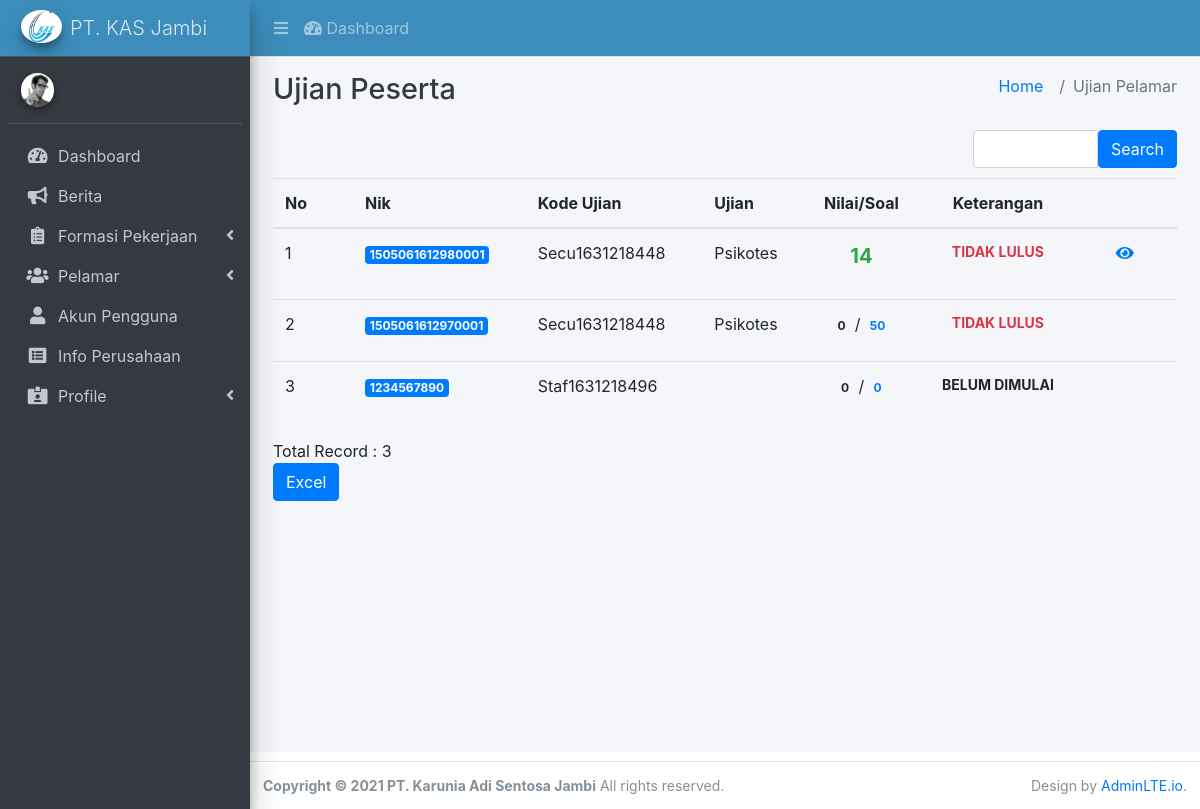
The app's page /index.php/admin/pelamar_jawaban with its own data.
### tables this page shows
CREATE TABLE IF NOT EXISTS `perusahaan` (
  `id` int(11) NOT NULL AUTO_INCREMENT,
  `lokasi` varchar(100) NOT NULL,
  `judul` text DEFAULT NULL,
  `deskripsi` text DEFAULT NULL,
  PRIMARY KEY (`id`)
);

CREATE TABLE IF NOT EXISTS `pelamar` (
  `nik` varchar(26) NOT NULL,
  `id_posisi` int(11) NOT NULL,
  `nama` varchar(100) NOT NULL,
  `jenis_kelamin` enum('Pria','Wanita') NOT NULL,
  `status` varchar(100) NOT NULL,
  `pekerjaan` varchar(100) NOT NULL,
  `tinggi_badan` int(3) NOT NULL,
  `berat_badan` int(3) NOT NULL,
  `email` varchar(100) NOT NULL,
  `hp` varchar(21) NOT NULL,
  `alamat` text NOT NULL,
  `username` varchar(35) NOT NULL,
  `password` varchar(100) NOT NULL,
  PRIMARY KEY (`nik`),
  UNIQUE KEY `username` (`username`)
);

### application/controllers/admin/Pelamar_jawaban.php (called while the page is built, shortened)
<?php
class Pelamar_jawaban extends CI_Controller
{
    private $container = "admin/container";
    private $defaultPageAttribute = array(
                        'title' => "Home",
                        'subtitle' => array("Home", "Ujian Pelamar"),
                        'bootstraps' => array(),
                        'scripts' => array(),
                        'content' => "admin/",
                        );
    function __construct()
    {
        $this->load->model('Pelamar_jawaban_model');
        $this->load->model('Soal_ujian_model');
        $this->load->model('Pelamar_model');
        $this->load->model('Jadwal_ujian_model');
        $this->load->library('form_validation');
    }
    public function index()
    {
        $q = urldecode($this->input->get('q', TRUE));
        $start = intval($this->input->get('start'));
        if ($q <> '') {
            $config['base_url'] = base_url() . 'admin/Pelamar_jawaban/index?q=' . urlencode($q);
            $config['first_url'] = base_url() . 'admin/Pelamar_jawaban/index?q=' . urlencode($q);
        } else {
            $config['base_url'] = base_url() . 'admin/Pelamar_jawaban/index';
            $config['first_url'] = base_url() . 'admin/Pelamar_jawaban/index';
        }
        $config['per_page'] = 10;
        $config['page_query_string'] = TRUE;
        $config['total_rows'] = $this->Pelamar_jawaban_model->total_rows_jadwal($q);
        $pelamar_jawaban = $this->Pelamar_jawaban_model->get_data_jadwal($config['per_page'], $start, $q);
        $this->load->library('pagination');
        $this->pagination->initialize($config);
        $this->defaultPageAttribute['content'] = "admin/pelamar_jawaban/pelamar_jawaban_list";
        $this->defaultPageAttribute['title'] = "Ujian Peserta";
        foreach ($pelamar_jawaban as $key => $jadwal) {
            $jadwal->total_soal = $this->db->query("SELECT COUNT(soal_ujian.id) AS total FROM soal_ujian WHERE soal_ujian.kode_soal = '".$jadwal->kode_soal."'")->row()->total;
            $jadwal->soal_terjawab = $this->db->query("SELECT COUNT(pelamar_jawaban.id) AS total FROM pelamar_jawaban WHERE pelamar_jawaban.nik='".$jadwal->nik."' AND pelamar_jawaban.id_soal IN (SELECT soal_ujian.id FROM soal_ujian WHERE soal_ujian.kode_soal = '".$jadwal->kode_soal."')")->row()->total;
            $jadwal->jawaban_benar = $this->db->query("SELECT COUNT(a.id) AS total FROM pelamar_jawaban a LEFT OUTER JOIN soal_ujian b ON a.id_soal = b.id WHERE a.jawaban=b.jawaban AND a.nik = '".$jadwal->nik."' AND b.kode_soal = '".$jadwal->kode_soal."'")->row()->total;
            if ($jadwal->jawaban_benar >= 1 && $jadwal->total_soal >= 1) {
                $jadwal->score = round(($jadwal->jawaban_benar / $jadwal->total_soal) * 100, 0);
                if($jadwal->score >= $jadwal->standar_nilai){
                    $jadwal->keterangan = "LULUS";
                }else {
                    $jadwal->keterangan = "TIDAK LULUS";
                }
            } elseif ($jadwal->total_soal >= 1) {
                $jadwal->keterangan = "TIDAK LULUS";
            } elseif ($jadwal->jawaban_benar >= 1) {
                $jadwal->score = 0;
                $jadwal->keterangan = NULL;
            }else {
                $jadwal->keterangan = NULL;
            }
        }
        $data = array(
            'pelamar_jawaban_data' => $pelamar_jawaban,
            'q' => $q,
            'pagination' => $this->pagination->create_links(),
            'total_rows' => $config['total_rows'],
            'start' => $start,
            'PageAttribute' => $this->defaultPageAttribute
        );
        $this->load->view($this->container, $data);
    }
}

### index.php (called while the page is built, shortened)
<?php
require_once BASEPATH.'core/CodeIgniter.php';

### application/config/config.php (called while the page is built, shortened)
<?php
$config['base_url'] = ((isset($_SERVER['HTTPS']) && $_SERVER['HTTPS'] == "on") ? "https" : "http");
$config['base_url'] .= "://".$_SERVER['HTTP_HOST'];
$config['base_url'] .= preg_replace('@/+$@','',dirname($_SERVER['SCRIPT_NAME'])).'/';
$config['index_page'] = '';
$config['uri_protocol']	= 'REQUEST_URI';
$config['url_suffix'] = '';
$config['language']	= 'english';
$config['charset'] = 'UTF-8';
$config['enable_hooks'] = FALSE;
$config['subclass_prefix'] = 'MY_';
$config['composer_autoload'] = FALSE;
$config['permitted_uri_chars'] = 'a-z 0-9~%.:_\-';
$config['enable_query_strings'] = FALSE;
$config['controller_trigger'] = 'c';
$config['function_trigger'] = 'm';
$config['directory_trigger'] = 'd';
$config['allow_get_array'] = TRUE;
$config['log_threshold'] = 0;
$config['log_path'] = '';
$config['log_file_extension'] = '';
$config['log_file_permissions'] = 0644;
$config['log_date_format'] = 'Y-m-d H:i:s';
$config['error_views_path'] = '';
$config['cache_path'] = '';
$config['cache_query_string'] = FALSE;
$config['encryption_key'] = '';
$config['sess_driver'] = 'files';
$config['sess_cookie_name'] = 'ci_session';
$config['sess_expiration'] = 7200;
$config['sess_save_path'] = NULL;
$config['sess_match_ip'] = FALSE;
$config['sess_time_to_update'] = 300;
$config['sess_regenerate_destroy'] = FALSE;
$config['cookie_prefix']	= '';
$config['cookie_domain']	= '';
$config['cookie_path']		= '/';
$config['cookie_secure']	= FALSE;
$config['cookie_httponly'] 	= FALSE;
$config['standardize_newlines'] = FALSE;
$config['global_xss_filtering'] = FALSE;
$config['csrf_protection'] = FALSE;
$config['csrf_token_name'] = 'csrf_test_name';
$config['csrf_cookie_name'] = 'csrf_cookie_name';
$config['csrf_expire'] = 7200;
$config['csrf_regenerate'] = TRUE;
$config['csrf_exclude_uris'] = array();
$config['compress_output'] = FALSE;
$config['time_reference'] = 'local';
$config['rewrite_short_tags'] = FALSE;
$config['proxy_ips'] = '';

### application/models/Pelamar_jawaban_model.php (called while the page is built, shortened)
<?php
class Pelamar_jawaban_model extends CI_Model
{
    public $order = 'DESC';
    function total_rows_jadwal($q = NULL) {
        $this->db->from("pelamar_jadwal_overview");
        return $this->db->count_all_results();
    }
    function get_data_jadwal($limit, $start = 0, $q = NULL) {
        $this->db->order_by("nik", $this->order);
        $this->db->limit($limit, $start);
        return $this->db->get("pelamar_jadwal_overview")->result();
    }
}

### application/views/admin/pelamar_jawaban/pelamar_jawaban_list.php (the view, shortened to what this page needs)
<div class="row" style="margin-bottom: 10px">
    <div class="col-md-4">
    </div>
    <div class="col-md-4 text-center">
    </div>
    <div class="col-md-1 text-right">
    </div>
    <div class="col-md-3 text-right">
        <form action="<?php echo site_url('admin/Pelamar_jawaban/index'); ?>" class="form-inline" method="get">
            <div class="input-group">
                <input type="text" class="form-control" name="q" value="<?php echo $q; ?>">
                <span class="input-group-btn">
                    <button class="btn btn-primary" type="submit">Search</button>
                </span>
            </div>
        </form>
    </div>
</div>
<div class="table-responsive">
    <table class="table" style="width: 100%; border-collapse: collapse;table-layout: auto;">
        <thead>
            <tr>
                <th>No</th>
                <th>Nik</th>
                <th>Kode Ujian</th>
                <th>Ujian</th>
                <th class="text-center">Nilai/Soal</th>
                <th class="text-center">Keterangan</th>
                <th></th>
            </tr>
        </thead>
        <tbody>
            <?php
            foreach ($pelamar_jawaban_data as $pelamar_jawaban) {
            ?>
                <tr>
                    <td width="80px"><?php echo ++$start ?></td>
                    <td><a href="admin/Pelamar/read/<?php echo $pelamar_jawaban->nik ?>" title="<?php echo $pelamar_jawaban->nama ?>"><span class="badge badge-primary"><?php echo $pelamar_jawaban->nik ?></span></a></td>
                    <td><?php echo $pelamar_jawaban->kode_ujian ?></td>
                    <td><?php echo $pelamar_jawaban->judul_ujian ?></td>
                    <td class="text-center">
                        <?php if ($pelamar_jawaban->soal_terjawab == $pelamar_jawaban->total_soal && $pelamar_jawaban->total_soal >= 1) : ?>
                            <p class="text-success text-lg" title="Nilai Akhir"><strong><?php echo $pelamar_jawaban->score ?></strong></p>
                        <?php else : ?>
                            <span class="badge badge-default" title="Soal Terjawab"><?php echo $pelamar_jawaban->soal_terjawab ?></span> / <a href="admin/Jadwal_ujian/formasi/<?php echo $pelamar_jawaban->id_posisi ?>"><span class="badge badge-default" title="Total Soal"><?php echo $pelamar_jawaban->total_soal ?></span></a>
                        <?php endif ?>
                    </td>
                    <td class="text-center">
                        <?php
                        if ($pelamar_jawaban->keterangan == "TIDAK LULUS") : ?>
                            <p class="text-danger text-sm" title="Nilai Akhir"><strong><?php echo $pelamar_jawaban->keterangan ?></strong></p>
                        <?php elseif ($pelamar_jawaban->keterangan == "LULUS") : ?>
                            <p class="text-success text-sm" title="Nilai Akhir"><strong><?php echo $pelamar_jawaban->keterangan ?></strong></p>
                        <?php else : ?>
                            <p class="text-seconaday text-sm" title="Nilai Akhir"><strong>BELUM DIMULAI</strong></p>
                        <?php endif ?>
                    </td>
                    <td style="text-align:center" width="100px">
                        <?php if ($pelamar_jawaban->soal_terjawab >= 1) : ?>
                            <a href="<?php echo site_url('admin/Pelamar_jawaban/read/' . $pelamar_jawaban->nik . '/' . $pelamar_jawaban->kode_soal) ?>" title="Lihat detail"><i class="fa fa-eye text-primary"></i>&nbsp;</a>
                        <?php endif; ?>
                    </td>
                </tr>
            <?php
            }
            ?>
        </tbody>
    </table>
</div>
<div class="row">
    <div class="col-md-6">
        <div class="well well-sm well-primary">Total Record : <?php echo $total_rows ?></div>
        <?php echo anchor(site_url('admin/Pelamar_jawaban/excel'), 'Excel', 'class="btn btn-primary"'); ?>
    </div>
    <div class="col-md-6 text-right">
    </div>
</div>

### application/views/admin/_partials/sidebar.php (shortened to what this page needs)
<aside class="main-sidebar sidebar-dark-primary elevation-4">
  <a href="index3.html" class="brand-link navbar-lightblue">
    <?php $l = (base_url($this->db->where("lokasi", "logo")->get("perusahaan")->row()->deskripsi)) ?>
    <img src="<?php echo ($l) ?>" alt="AdminLTE Logo" class="brand-image img-circle elevation-3" style="opacity: 1;background-color: white;">
    <span class="brand-text font-weight-light">PT. KAS Jambi</span>
  </a>
  <div class="sidebar">
    <div class="user-panel mt-3 pb-3 mb-3 d-flex">
      <div class="image">
        <?php if ($this->session->userdata("level") != "Admin") : ?>
          <img src="assets/images/avatars/user2-160x160.jpg" class="img-circle elevation-2" alt="User Image">
        <?php endif ?>
      </div>
      <div class="info">
      </div>
    </div>
    <nav class="mt-2">
      <ul class="nav nav-pills nav-sidebar flex-column nav-flat nav-child-indent" data-widget="treeview" role="menu" data-accordion="false">
        <li class="nav-item">
          <a href="Admin/Dashboard" class="nav-link">
            <i class="nav-icon fas fa-tachometer-alt"></i>
            <p>
              Dashboard
            </p>
          </a>
        </li>
        <li class="nav-item">
          <a href="admin/Pengumuman" class="nav-link">
            <i class="nav-icon fas fa-bullhorn"></i>
            <p>
              Berita
            </p>
          </a>
        </li>
        <li class="nav-item has-treeview">
          <a href="#" class="nav-link">
            <i class="nav-icon fas fa-clipboard-list"></i>
            <p>
              Formasi Pekerjaan
              <i class="right fas fa-angle-left"></i>
            </p>
          </a>
        </li>
        <li class="nav-item has-treeview">
          <a href="#" class="nav-link">
            <i class="nav-icon fas fa-users"></i>
            <p>
              Pelamar
              <i class="right fas fa-angle-left"></i>
            </p>
          </a>
        </li>
        <li class="nav-item">
          <a href="admin/Users" class="nav-link">
            <i class="nav-icon fas fa-user"></i>
            <p>
              Akun Pengguna
            </p>
          </a>
        </li>
        <li class="nav-item">
          <a href="admin/Dashboard/data_perusahaan" class="nav-link">
            <i class="nav-icon fas fa-list-alt"></i>
            <p>
              Info Perusahaan
            </p>
          </a>
        </li>
        <li class="nav-item has-treeview">
          <a href="#" class="nav-link">
            <i class="nav-icon fas fa-id-card-alt"></i>
            <p>
              Profile
              <i class="right fas fa-angle-left"></i>
            </p>
          </a>
        </li>
      </ul>
    </nav>
  </div>
</aside>

### records on screen
perusahaan: deskripsi (picture)
pelamar: nik "1505061612980001", kode_ujian "Secu1631218448", judul_ujian "Psikotes", score "14", keterangan "TIDAK LULUS"
pelamar: nik "1505061612970001", kode_ujian "Secu1631218448", judul_ujian "Psikotes", soal_terjawab "0", total_soal "50", keterangan "TIDAK LULUS"
pelamar: nik "1234567890", kode_ujian "Staf1631218496", soal_terjawab "0", total_soal "0", shows "BELUM DIMULAI"

### other values on screen
$PageAttribute['title'] "Ujian Peserta"
$PageAttribute['subtitle'][$i] "Ujian Pelamar"
$total_rows "3"
